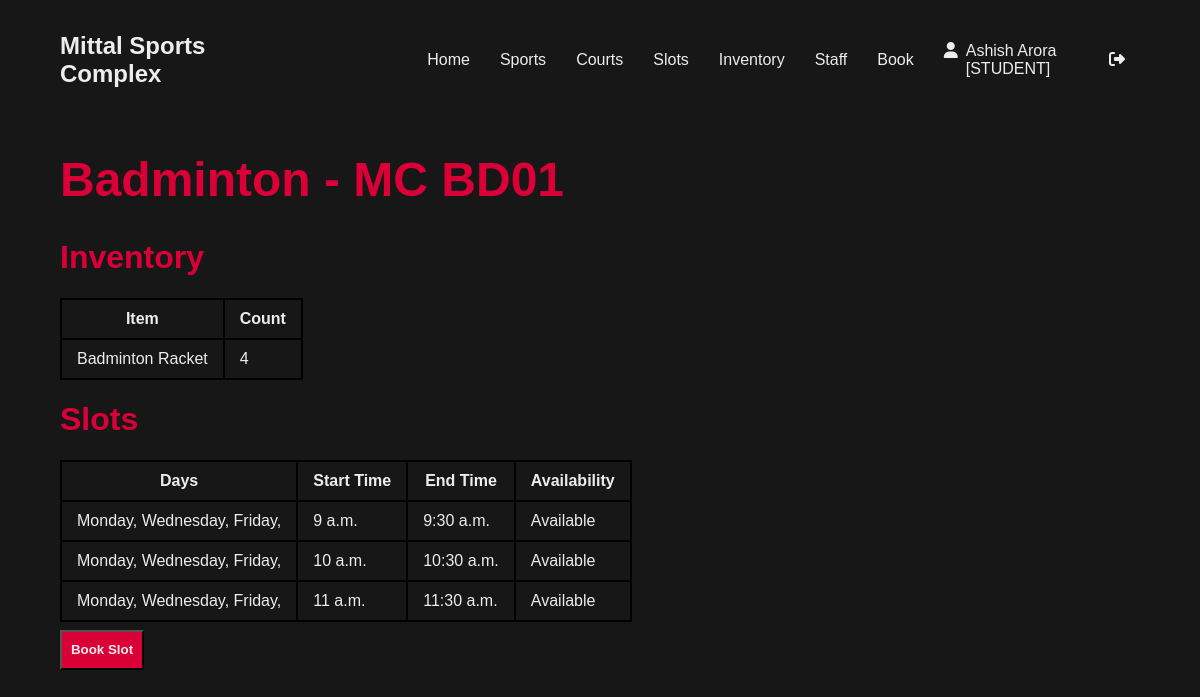
The app's page /viewcourt/2 (signed in) with its own data.
### Users/models.py (models this page shows, shortened)
class CustomUser(AbstractUser):
    username = models.CharField(max_length=11, primary_key=True)
    membershipcode = models.CharField(max_length=5, default="FREE")
    status = models.CharField(max_length=10, default="student")
    isAdmin = models.BooleanField(default=False)

### courts/models.py (models this page shows)
class Courts(models.Model):
    courtname = models.CharField(max_length=12)
    courtlocation = models.CharField(max_length=60)
    sport = models.ForeignKey(Sports, related_name="courts", on_delete=models.CASCADE, null = True, blank = True)
    membership_req = models.CharField(max_length=5)
    def __str__(self):
        return self.courtname

### sports/models.py (models this page shows)
class Sports(models.Model):
    sportcode = models.CharField(primary_key=True, max_length=3, blank = False)
    name = models.CharField(max_length=25)
    def __str__(self):
        return self.name

### inventory/models.py (models this page shows, shortened)
class Inventory(models.Model):
    item = models.ForeignKey(Item, related_name="inventory", on_delete=models.CASCADE, null = True, blank=True)
    count = models.IntegerField()
    court = models.ForeignKey(Courts, related_name="inventory", on_delete=models.CASCADE, null = True, blank = True)

class Item(models.Model):
    itemname = models.CharField(max_length=25)
    sport = models.ForeignKey(Sports, related_name="inventory", on_delete=models.CASCADE, null=True, blank=True)
    def __str__(self):
        return self.itemname

### slots/models.py (models this page shows, shortened)
class Days(models.Model):
    day = models.CharField(max_length=10)
    def __str__(self):
        return self.day

class Slots(models.Model):
    start_time = models.TimeField()
    end_time = models.TimeField()

### courts/views.py (the view)
# urls.py: path('viewcourt/<int:pk>', views.viewcourt, name = "viewcourt")
@login_required(login_url='login')
def viewcourt(request,pk):
    court = Courts.objects.get(id = pk)
    inventory = Inventory.objects.filter(court = court)
    slots = Calendar.objects.filter(court = court)
    context = {'court':court, 'inventory':inventory, 'slots':slots}
    return render(request, 'courts/courtdisplay.html', context)

### booking/templatetags/custom_tags.py (called while the page is built)
@register.simple_tag
def waitlistcourt(value, arg):
    return value.bookings.filter(court = arg).count()

### courts/templates/courts/courtdisplay.html
{% extends 'main.html' %}
{% block content %}
{% load custom_tags %}
<div class="container">
    <h1 class="subheading">{{court.sport}} - {{court}}</h1>
    <h1 class="subsubheading">Inventory</h1>
    {% if not inventory %}
    <h1 style="font-size: 1.5rem;">No Inventory</h1>
    {% else %}
    <table>
        <tr>
            <th>Item</th>
            <th>Count</th>
        </tr>
        {% for item in inventory %}
        <tr>
            <td>{{item.item}}</td>
            <td>{{item.count}}</td>
        </tr>
        {% endfor %}
    </table>
    {% endif %}
    <h1 class="subsubheading">Slots</h1>
    {% if not slots %}
    <h1 style="font-size: 1.5rem;">No slots available</h1>
    {% else %}
    <table>
        <tr>
            <th>Days</th>
            <th>Start Time</th>
            <th>End Time</th>
            <th>Availability</th>
        </tr>
        {% for eachslot in slots %}
        {% for theslot in eachslot.slot.all %}
        <tr>
            <td>
                {% for theday in eachslot.day.all %}
                {{theday}},
                {% endfor %}
            </td>
            <td>{{theslot.start_time}}</td>
            <td>{{theslot.end_time}}</td>
            {% waitlistcourt theslot eachslot.court as availability %}
            {% if availability == 0 %}
                <td>Available</td>
            {% else %}
                <td>Waitlist: {{availability}}</td>
            {% endif %}
        </tr>
        {% endfor %}
        {% endfor %}
    </table>
    {% endif %}
    <button class="submit" onclick="window.location.href = '../bookings'">Book Slot</button>
</div>
{% endblock %}

### templates/navbar.html
<div class = "navbar">
<div><a href="/"><h2>Mittal Sports Complex</h2></a></div>
{% if request.user.is_authenticated %}
<div>
    <div><a href="{% url 'landing' %}">Home</a></div>
    <div><a href="{% url 'updatesports' %}">Sports</a></div>
    <div><a href="{% url 'updatecourts' %}">Courts</a></div>
    {% if request.user.status == "staff" or request.user.isAdmin %}
    <div><a href="{% url 'updateslots' %}">Slots</a></div>
    <div><a href="{% url 'updateinventory' %}">Inventory</a></div>
    {% endif %}
    {% if request.user.isAdmin %}
    <div><a href="{% url 'assignstaff' %}">Staff</a></div>
    {% endif %}
    <div><a href="{% url 'updatebooking' %}">Book</a></div>
    <div style="border: none;"> <i class="fa fa-user" aria-hidden="true"></i> {{request.user.first_name}} {{request.user.last_name}} [{{request.user.status.upper}}]</div>
    <div><a href="{% url 'logout' %}"><i class="fa-solid fa-right-from-bracket" style="margin-right: 0;"></i></a></div>
</div>
{% else %}
<div>
    <div><a href="{% url 'login' %}">Login</a></div>
</div>
{% endif %}
</div>

### static/main.css (style rules this page uses)
.navbar { display: flex; height: 15vh; justify-content: space-between; }
.navbar * { margin: 0; }
body { margin: 0; height: 100vh; width: 100vw; max-width: 100%; background: rgb(23,23,23); color: #EDEDED; font-family: 'Gill Sans', 'Gill Sans MT', Calibri, 'Trebuchet MS', sans-serif; }
a { color: inherit; text-decoration: none; }
button { cursor: pointer; }
.navbar i { margin-right:8px; }
.navbar div { vertical-align: middle; margin: auto 5vw; padding: 5px 0; display: inline-flex; }
.navbar div div { margin: auto 15px; }
.container { max-width: 90vw; margin: auto 5vw; margin-top: 2vh; }
.subsubheading { font-size: 2rem; color: #DA0037; }
.subheading { font-size: 3rem; color: #DA0037; }
.submit { background-color: #DA0037; color: #EDEDED; font-weight: 600; width: 7vw; height: 5vh; box-shadow: none; transition: ease 0.5s; margin: 1vh auto; }
table, th , td { border: 2px solid black; border-collapse: collapse; }
th, td { padding: 10px 15px; }

### records on screen
CustomUser: user.first_name "Ashish", user.last_name "Arora", user.status "STUDENT"
Courts: sport "Badminton", courtname "MC BD01"
Inventory: item "Badminton Racket", count "4"
Slots: start_time "9 a.m.", end_time "9:30 a.m."
Days: day "Monday"
Days: day "Wednesday"
Days: day "Friday"
Slots: start_time "10 a.m.", end_time "10:30 a.m."
Slots: start_time "11 a.m.", end_time "11:30 a.m."
